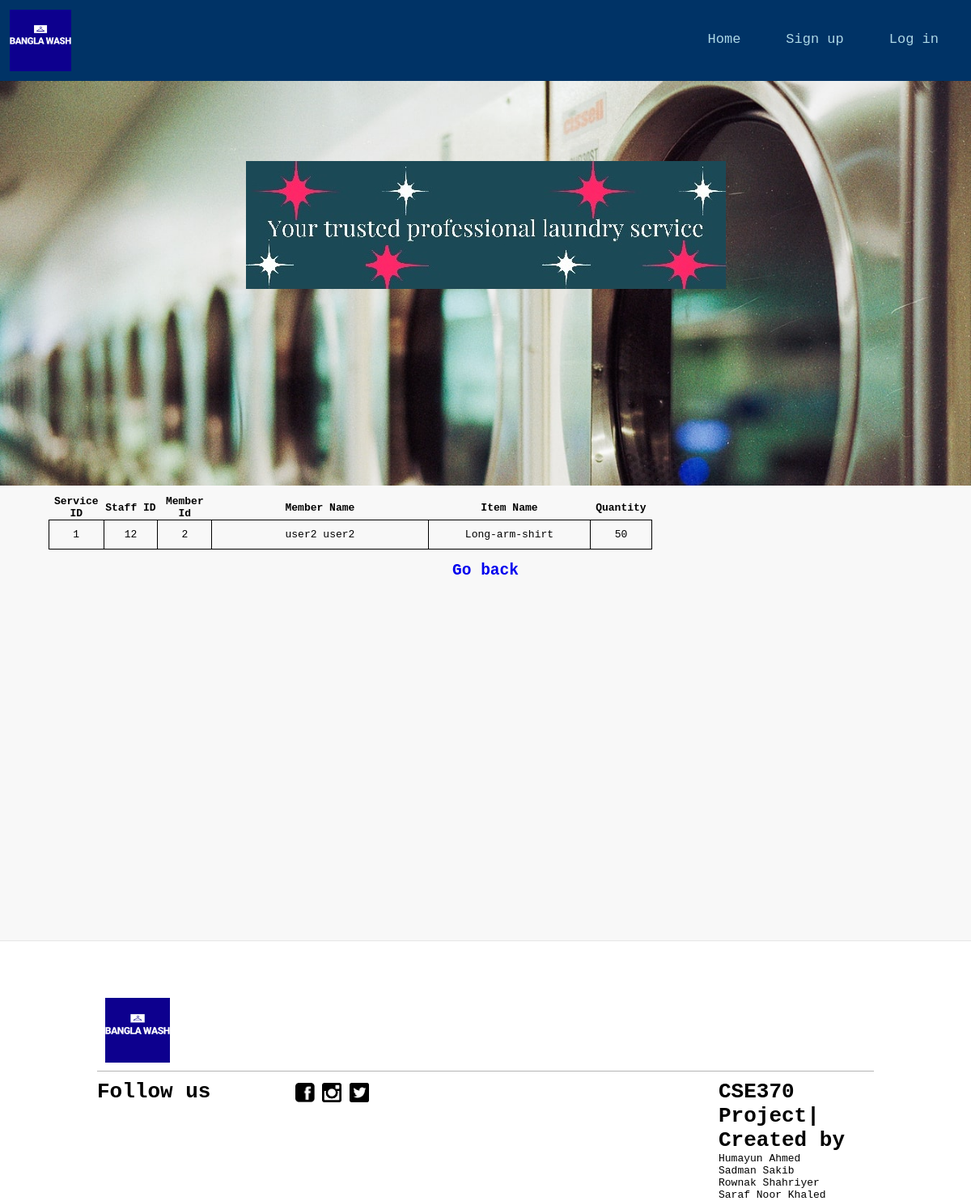
The page /viewdetail.php?serviceId=1 on the database its author committed.
### tables this page shows
CREATE TABLE `regisitem` (
  `regisId` int(15) NOT NULL,
  `memberId` int(15) NOT NULL,
  `staffId` int(15) DEFAULT NULL,
  `serviceId` int(15) DEFAULT NULL,
  `itemId` int(15) DEFAULT NULL,
  `quantity` int(2) DEFAULT NULL
);

CREATE TABLE `member` (
  `memberId` int(15) NOT NULL,
  `firstName` varchar(45) NOT NULL,
  `lastName` varchar(45) NOT NULL,
  `mobileNo` varchar(10) NOT NULL,
  `address` varchar(45) NOT NULL,
  `memberTypeId` int(1) NOT NULL,
  `bonusPoint` int(5) NOT NULL,
  `email` varchar(45) NOT NULL,
  `memberUserId` varchar(45) NOT NULL,
  `password` varchar(45) NOT NULL,
  `gender` enum('M','F') NOT NULL
);

CREATE TABLE `item` (
  `itemId` int(2) NOT NULL,
  `itemName` varchar(45) NOT NULL,
  `price` int(6) NOT NULL
);

### viewdetail.php (the view, shortened to what this page needs)
<?php
require_once('connect.php');
$serviceId = $_GET['serviceId'];
 ?>
<!DOCTYPE html>
<html>
  <head>
    <link rel="stylesheet" type="text/css" href="style.css">
  </head>
  <div class="header">
    <div class="logoWrapper">
      <img class="logo" src="assets/images/banglawash-logo.png"  >
      <div class="topnav">
        <a href="staffsignin.php">Log in</a>
        <a href="staffregister.php">Sign up</a>
        <a href="management.php">Home</a>
      </div>
    </div>
    <div class="motto">
      <h1><img src="assets/images/banner1.jpg" ></h1>
    </div>
  </div>
  <body>
    <div class="row">
    <div class="content">
      <div class="boxWrapper">
        <div class="">
          <table>
                  <col width="5%">
                  <col width="5%">
                  <col width="5%">
                  <col width="20%">
                  <col width="15%">
                  <col width="5%">
                  <col width="10%">
                  <col width="10%">
                  <col width="5%">
                  <tr>
                    <th>Service ID</th>
                    <th>Staff ID</th>
                      <th>Member Id</th>
                      <th>Member Name</th>
                      <th>Item Name</th>
                      <th>Quantity</th>
                  </tr>
  		 <?php
  				 	$q="SELECT *,firstName,lastName,itemName FROM `regisitem`,`member`,`item` where  `serviceId` = '$serviceId' AND regisitem.memberId = member.memberId AND regisitem.itemId = item.itemId ORDER BY `serviceId`";
  					$result=$mysqli->query($q);
  				 while($row=$result->fetch_array()){ ?>
                   <tr>
                      <td><?=$row[3]?></td>
                      <td><?=$row[2]?></td>
                      <td><?=$row[1]?></td>
                      <td><?=$row[7]?> <?=$row[8]?></td>
                      <td><?=$row[18]?></td>
                      <td><?=$row[5]?></td>
                  </tr>
  				<?php } ?>
              </table>
              <br>
              <a href="viewhistory.php">
                <h2 style="text-align:center">Go back</h2>
              </a>
        </div>
      </div>
    </div>
  </div>
  <footer>
    <div class="footerContent">
      <div class="logoWrapper">
        <img class="logo" src="assets/images/banglawash-logo.png" >
      </div>
      <div class="leftFooter">
        <h1 id="followUs">Follow us </h1>
        <div class="iconWrapper">
          <a href="https://www.facebook.com/">
            <img class="socialIcon" src="assets/facebook.png"  />
          </a>
          <a href="https://www.instagram.com/">
            <img class="socialIcon" src="assets/ig.png" />
          </a>
          <a href="https://twitter.com/">
            <img class="socialIcon" src="assets/twitter.png"  />
          </a>
        </div>
      </div>
      <div class="rightFooter">
        <div class="memberCredit">
          <h1>CSE370 Project| Created by</h1>
        </div>
        <div class="nameList">
          <ul id="name">
            <li>Humayun Ahmed</li>
            <li>Sadman Sakib</li>
            <li>Rownak Shahriyer</li>
            <li>Saraf Noor Khaled</li>
          </ul>
        </div>
      </div>
    </div>
  </footer>
  </body>
</html>

### style.css (style rules this page uses)
* { font-family: monospace; margin:0; padding:0; box-sizing:border-box; }
a { text-decoration: none; }
.topnav { overflow: hidden; }
.topnav a { margin-right: 2%; float: right; color: lightblue; text-align: center; vertical-align: middle; line-height: 70px; padding: 14px 16px; text-decoration: none; font-size: 17px; }
.logoWrapper { height: 100px; position: relative; }
.logo { padding: 1%; margin: 0; position: absolute; height: 100px; width: 100px; }
.motto { height: 500px; color: #003366; font-weight: bold; text-align: center; vertical-align: center; font-family:monospace; line-height: 500px; background-image: url("assets/images/laundry-machine.jpg" ) ; background-repeat: no-repeat; background-size:cover; }
.header { background-color: #003366; }
.row:after { content: ""; display: table; clear: both; }
.row { background-color: rgba(239,239,239,0.45); }
.content { float: left; width: 100%; margin-top: 1%; }
.boxWrapper { padding-left: 5%; padding-right: 5%; width: 100%; height: 550px; }
footer { background: width: 100%; }
.leftFooter { padding-top: 1%; border-top: 1px solid rgba(10,10,10,0.3); float: left; width: 50%; }
.rightFooter { padding-top: 1%; border-top: 1px solid rgba(10,10,10,0.3); float: left; width: 50%; }
.socialIcon { float: left; height: 10%; width: 10%; margin: 2%; }
.footerContent { width: 100%; padding: 10%; padding-top: 5%; border-top: 1px solid rgba(10,10,10,0.1); }
#followUs { float: left; width: 50%; }
.memberCredit { padding-left: 60%; }
.nameList { padding-left: 60%; }
#name { list-style-type: none; }
.iconWrapper { float: left; width: 50%; }
tr { text-align: center; }
td { border: 1px solid black; padding: 10px; }
table { border-collapse: collapse; width: 100%; }

### rows shown on the page
regisitem: serviceId "1", staffId "12", memberId "2", memberId.firstName "user2", memberId.lastName "user2", itemId.itemName "Long-arm-shirt", quantity "50"
